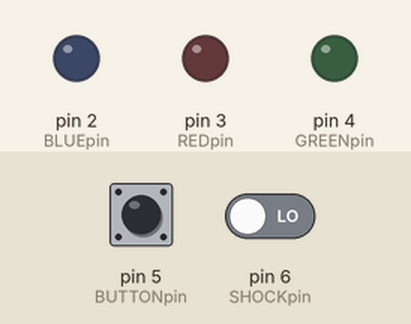
A sketch run on a simulated Arduino Uno, built with avr-gcc and run on an emulated ATmega328P. Parts: output pins drawn as LEDs (lit = HIGH). Dashed ring = blinking. The inputs (shaded band) are chosen by the test bench; at power-on: pin 5 (BUTTONpin) LOW, pin 6 (SHOCKpin) LOW.

Above: at 1.2 s.
1.3 s: pin 5 (BUTTONpin) pulled HIGH for 0.15 s
At 2.6 s:
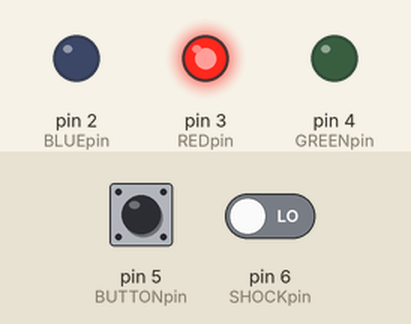
2.9 s: pin 5 (BUTTONpin) pulled HIGH for 1 s
At 4.14 s:
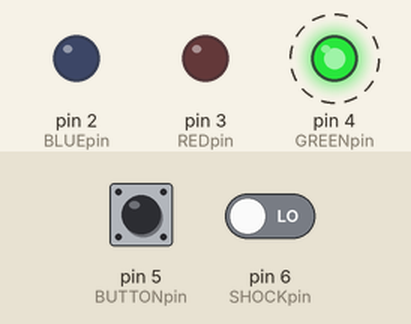
6.9 s: pin 6 (SHOCKpin) driven HIGH
At 7.8 s:
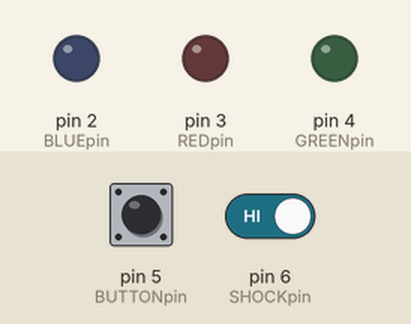
Timing chart, 0 to 9.9 s (numbered marks = the images above; inputs shaded):
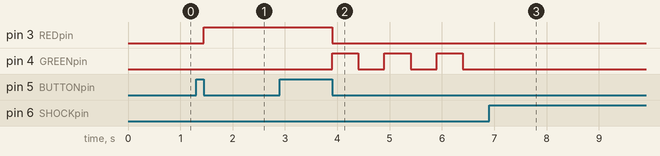

The sketch:

colorChaningLED.ino
```cpp
//Andrew DeMarco
const int BLUEpin = 2;
const int REDpin = 3;
const int GREENpin = 4;
const int BUTTONpin = 5;
const int SHOCKpin = 6;

int buttonCounter = 0;
int lastButtonState = 0;

const long interval = 500;  //amount of time for blinking light
unsigned long previousMillis = 0; //clock starts off at 0
int ledState = LOW; //led starts off

void setup() {
  // put your setup code here, to run once:
  //configure the pin direction

  pinMode(BLUEpin, OUTPUT);
  pinMode(REDpin, OUTPUT);
  pinMode(GREENpin, OUTPUT);

  //start with leds off
  digitalWrite(REDpin, LOW);
  digitalWrite(GREENpin, LOW);
  digitalWrite(BLUEpin, LOW);

  pinMode(BUTTONpin, INPUT);
  digitalWrite(BUTTONpin, LOW);

  pinMode(SHOCKpin, INPUT);
  digitalWrite(SHOCKpin, LOW);
}

void loop() {
  // put your main code here, to run repeatedly:
  int buttonStatus = digitalRead(BUTTONpin);
  int shockStatus = digitalRead(SHOCKpin);

  unsigned long currentMillis = millis();  //counts the miliseconds that goes by during loop

//code checks to see if button state changes and adds 1 to the counter if the state changes
 if(buttonStatus != lastButtonState){
    if(buttonStatus == LOW){
      buttonCounter++;
    }
  }
  lastButtonState = buttonStatus;

  //the red led turns on
  if(buttonCounter == 1){
    digitalWrite(REDpin, HIGH);
    digitalWrite(GREENpin, LOW);
    digitalWrite(BLUEpin, LOW);
  }else if(buttonCounter == 2){ //button is pressed again, red led turns off and green led flashes
    digitalWrite(REDpin, LOW);
    if (currentMillis - previousMillis >= interval) {  //checks to see if the time interval set is met before executing code inside
      previousMillis = currentMillis;

    //changes the state of the led so it flashes on and off
    if (ledState == LOW) {
      ledState = HIGH;
    } else {
      ledState = LOW;
    }
    digitalWrite(GREENpin, ledState);
  }

  //turns the green led on for good
  }else if(buttonCounter == 3){
    digitalWrite(REDpin, LOW);
    digitalWrite(GREENpin, HIGH);
    digitalWrite(BLUEpin, LOW);
  }

   //if the shock sensor goes off at any time, it shuts off all leds and sets the button counter back to 0 to reset code
 if(shockStatus == HIGH){
    digitalWrite(REDpin, LOW);
    digitalWrite(GREENpin, LOW);
    digitalWrite(BLUEpin, LOW);
    buttonCounter = 0;
  }
}
```

Measured:
- after the input at 1.3 s, pin 3 (REDpin): LOW → HIGH after 0.15 s
- after the input at 2.9 s, pin 3 (REDpin): HIGH → LOW after 1.0 s; pin 4 (GREENpin): alternates HIGH for 0.50 s and LOW for 0.50 s, starting after 1.0 s
- after the input at 6.9 s, pin 4 (GREENpin): stops changing and stays LOW
